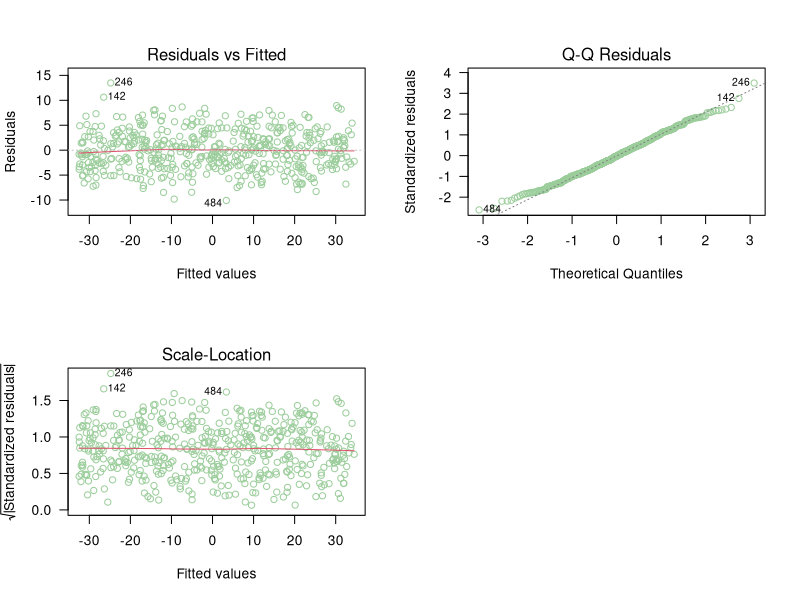
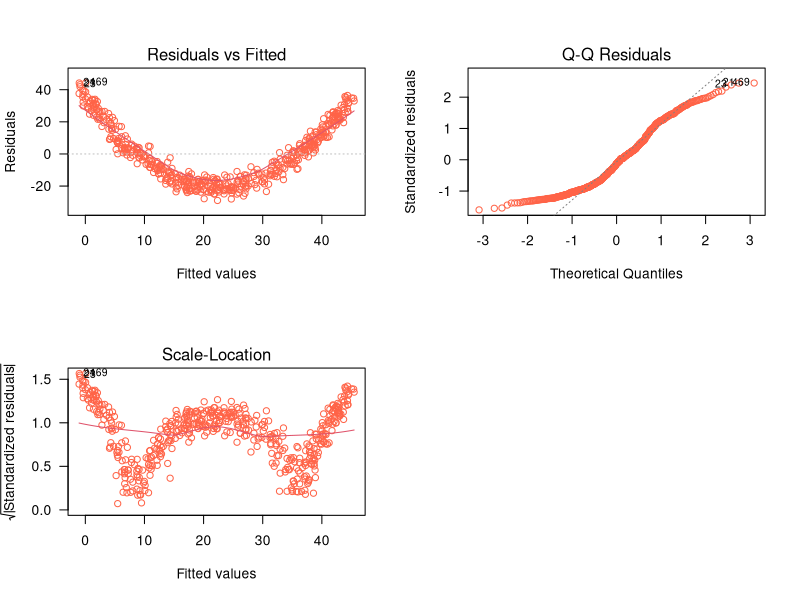
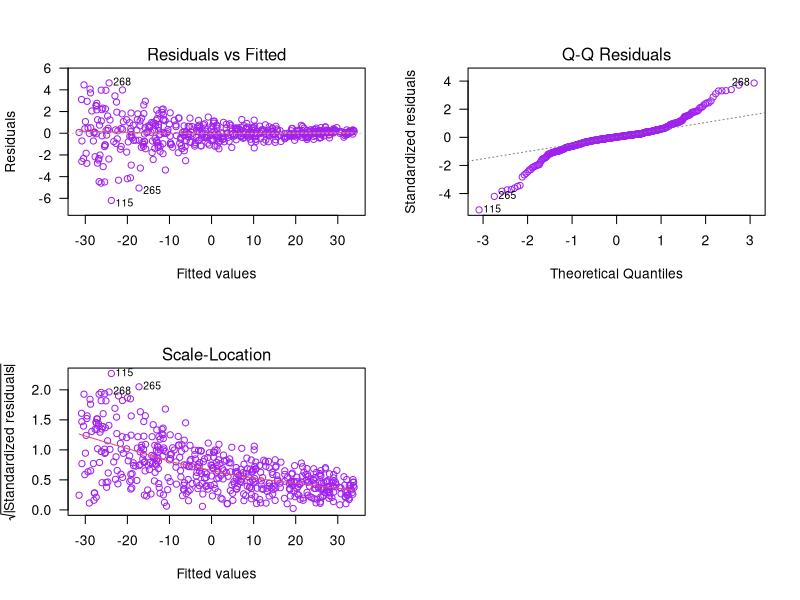
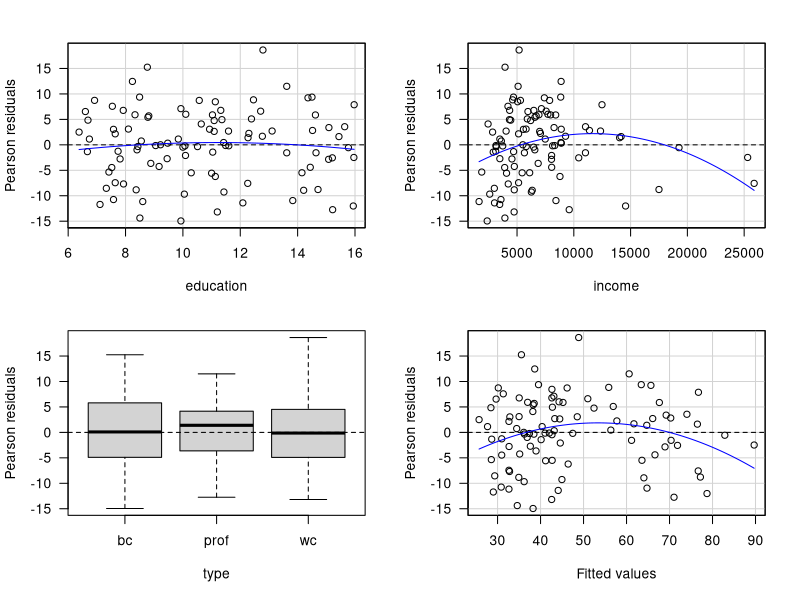
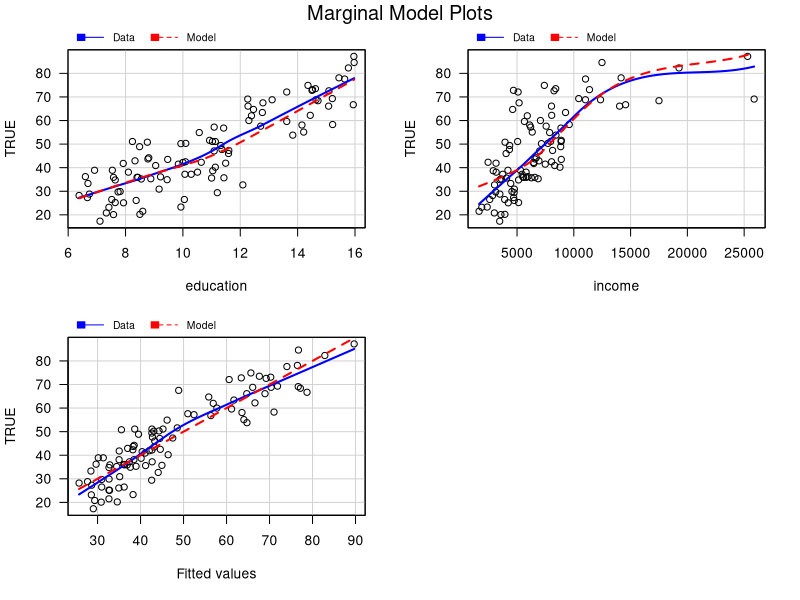
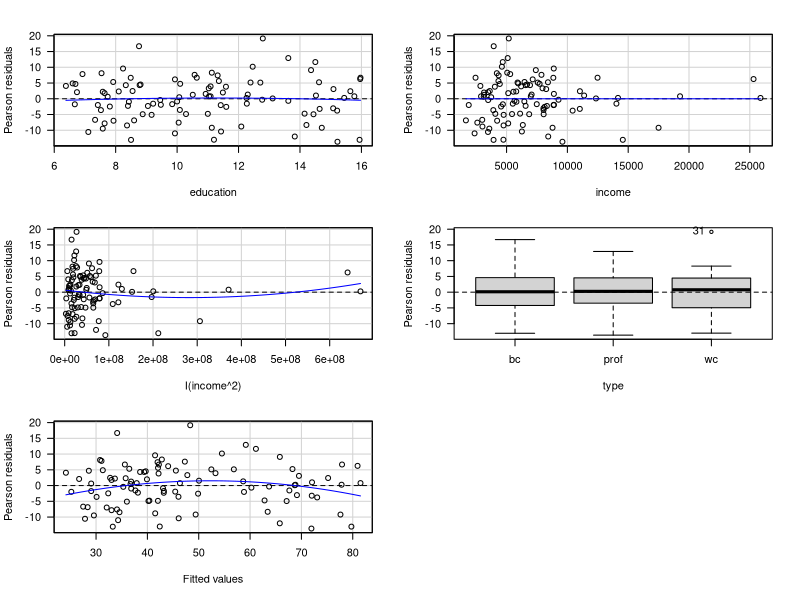

Here is the R script that generated these plots, in order:
## ---- chunk 1
x <- c(4, 6, 8, 7, 8, 5)
y <- c(1, 2, 3, 4, 5, 4)
w <- c(0.1, 0.1, 0.2, 0.1, 0.2, 0.9)
## ---- chunk 2
mod <- lm(y ~ x, weights=w)

ei <- y - fitted(mod)
pi <- ei * sqrt(mod$weights)
hii <- lm.influence(mod)$hat
di <- ei * sqrt(mod$weights) / sqrt(summary(mod)$sigma^2 * (1-hii))
ri <- ei * sqrt(mod$weights) / sqrt(lm.influence(mod)$sigma^2 * (1-hii))

cbind(ei=ei, pi=pi, di=di, ri=ri)
## ---- chunk 3
cbind(ei=residuals(mod, type='working'),
      pi=residuals(mod, type='pearson'),
      di=rstandard(mod),
      ri=rstudent(mod))
## ---- chunk 4
gen_dat <- function(n) {
  varianza <- 16
  x <- runif(n=n, min=-5, max=6)
  media <- 4 - 6 * x
  y <- rnorm(n=n, mean=media, sd=sqrt(varianza))
  marco_datos <- data.frame(y=y, x=x)
  return(marco_datos)
}

datos <- gen_dat(n=500)
mod <- lm(y ~ x, data=datos)
## ---- chunk 5
par(mfrow=c(2, 2))
plot(mod, las=1, col='darkseagreen3', which=1:3)
## ---- chunk 6
ei <- residuals(mod)
shapiro.test(ei)
## ---- chunk 7
gen_dat <- function(n) {
  varianza <- 16
  x <- runif(n=n, min=-5, max=6)
  media <- 4 - 6 * x + 2 * x^2
  y <- rnorm(n=n, mean=media, sd=sqrt(varianza))
  marco_datos <- data.frame(y=y, x=x)
  return(marco_datos)
}

datos <- gen_dat(n=500)
mod <- lm(y ~ x, data=datos)
## ---- chunk 8
par(mfrow=c(2, 2))
plot(mod, las=1, col='tomato', which=1:3)
## ---- chunk 9
ei <- residuals(mod)
shapiro.test(ei)
## ---- chunk 10
gen_dat <- function(n) {
  x <- runif(n=n, min=-5, max=6)
  media <- 4 - 6 * x
  varianza <- exp(-1 + 0.5 * x)
  y <- rnorm(n=n, mean=media, sd=sqrt(varianza))
  marco_datos <- data.frame(y=y, x=x)
  return(marco_datos)
}

datos <- gen_dat(n=500)
mod <- lm(y ~ x, data=datos)
## ---- chunk 11
par(mfrow=c(2, 2))
plot(mod, las=1, col='purple', which=1:3)
## ---- chunk 12
ei <- residuals(mod)
shapiro.test(ei)
## ---- chunk 13
library(car)
prestige_mod1 <- lm(prestige ~ education + income + type, data=Prestige)
## ---- chunk 14
residualPlots(prestige_mod1, las=1)
## ---- chunk 15
marginalModelPlots(prestige_mod1, las=1)
## ---- chunk 16
prestige_mod2 <- lm (prestige ~ education + income + I(income^2) + type, data=Prestige)
## ---- chunk 17
residualPlots(prestige_mod2, las=1)
## ---- chunk 18
anova(prestige_mod1, prestige_mod2)
